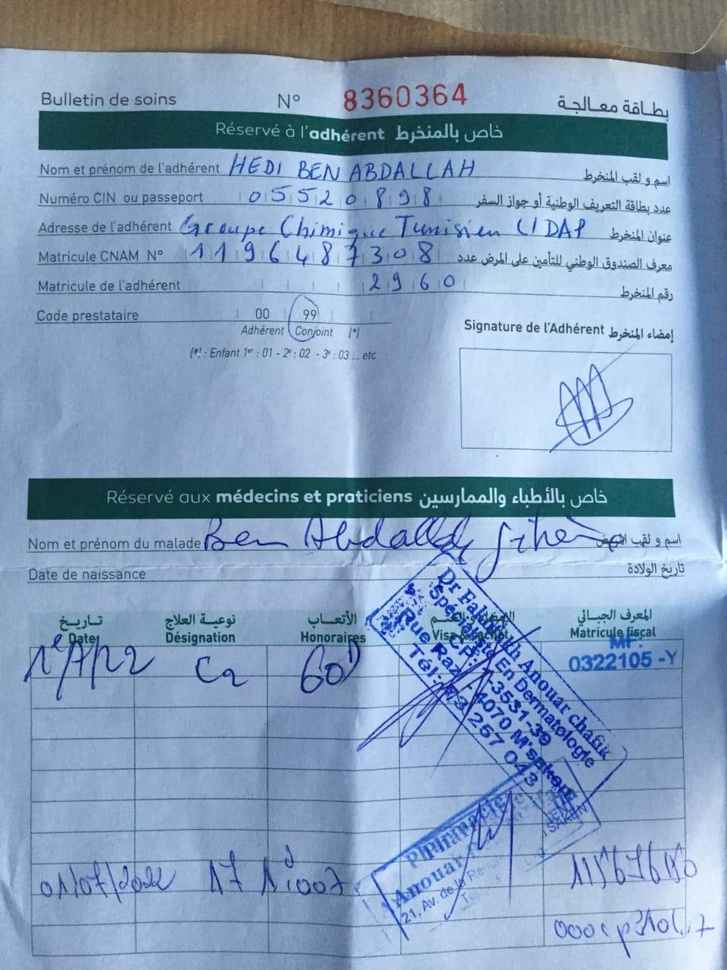
#> input picture backend/document_classification/singlePage/test.jpg, 727 x 970 px, shrunk from 960 x 1280 before the run
$ python -i TRocr_Paddleocr_preprocessing.py   (imports and definitions only)
#> lines starting #> are read from the running program, lines starting #| are printed output that depends on the picture
#> further down, picture is the input picture: shape (970, 727, 3); mean B, G, R 188, 158.9, 133.8
#!/usr/bin/env python
# coding: utf-8

# In[1]:


import cv2
import numpy as np
from PIL import Image, ImageEnhance
import matplotlib.pyplot as plt


# In[2]:


# [91 lines left out: functions load_image_opencv, convert_opencv_to_pil, convert_to_grayscale, apply_adaptive_thresholding, denoise_image, enhance_contrast, not called in this run]


# In[8]:


def thick_font(image):
    # Invert the image, apply dilation, and then invert it back
    image = cv2.bitwise_not(image)
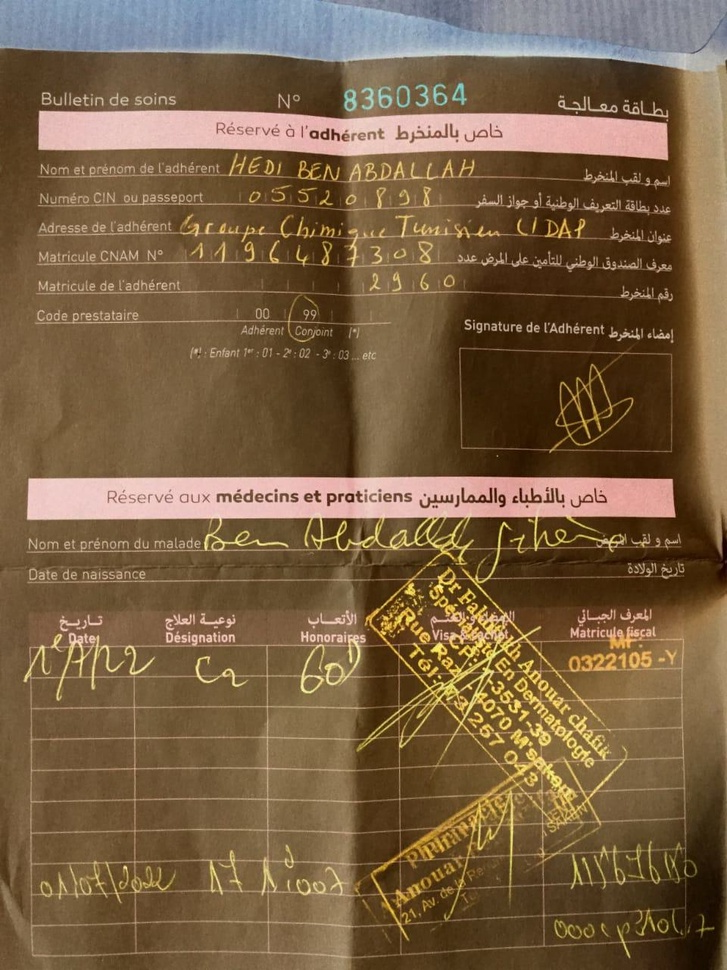
#> image: shape (970, 727, 3); mean of channels 0, 1, 2 67, 96.1, 121.2; drawn as B, G, R
    kernel = np.ones((2, 2), np.uint8)  # Kernel of size 2x2
    image = cv2.dilate(image, kernel, iterations=1)  # Dilation to thicken the text
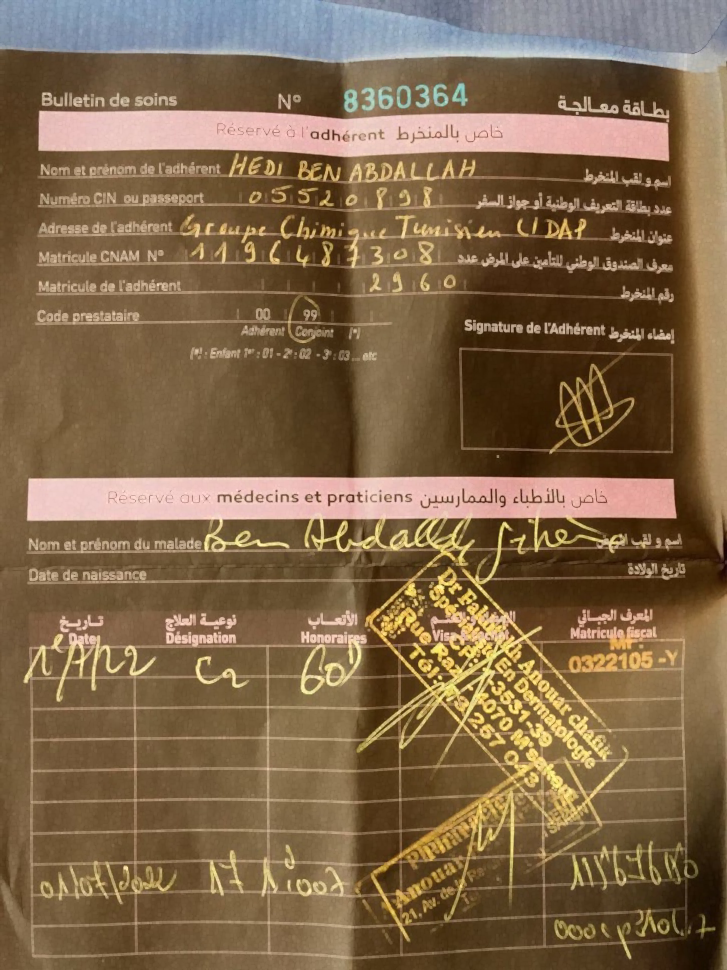
#> image: shape (970, 727, 3); mean of channels 0, 1, 2 73.8, 103, 128.1; drawn as B, G, R
    image = cv2.bitwise_not(image)  # Invert back to original colors
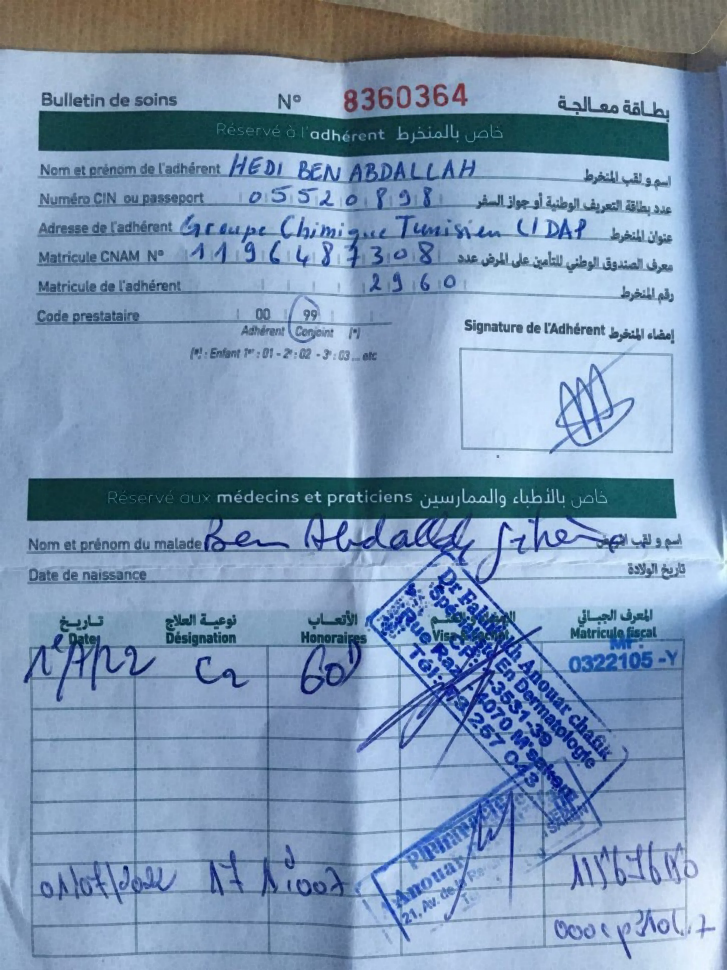
#> image: shape (970, 727, 3); mean of channels 0, 1, 2 181.2, 152, 126.9; drawn as B, G, R
    return image


# In[9]:


def sharpen_image(image):
    kernel = np.array([[0, -1, 0], [-1, 5, -1], [0, -1, 0]])
    return cv2.filter2D(image, -1, kernel)


# In[10]:


# [32 lines left out: functions detect_skew_angle, correct_skew, not called in this run]


# In[ ]:

>>> import cv2
>>> picture = cv2.imread('../../document_classification/singlePage/test.jpg')
>>> result = thick_font(picture)
